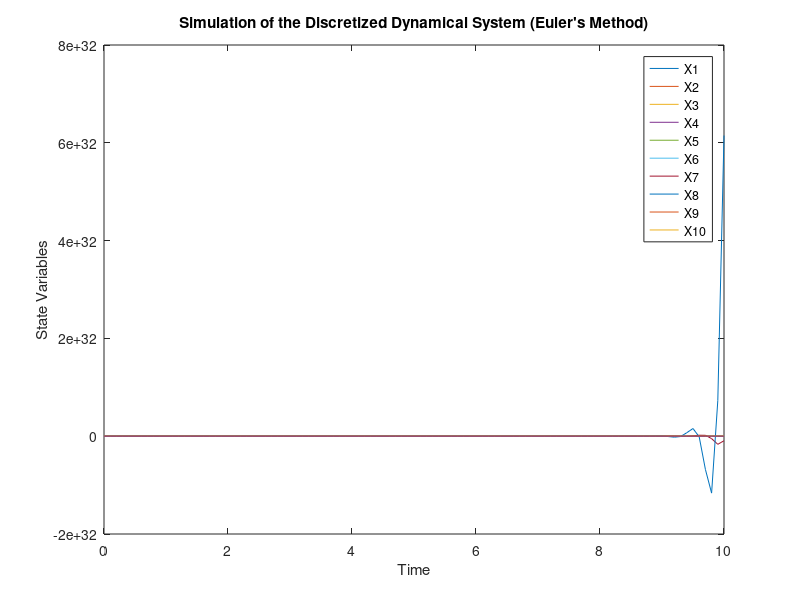
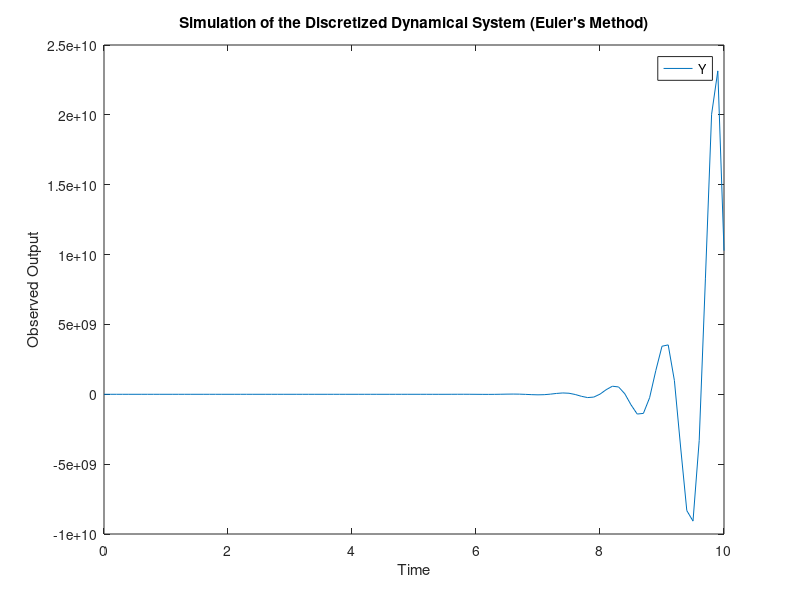

Write MATLAB code to recreate these figures, in order.
clc
clear all
%h_pe=0.2;h_ps=0.2;h_pi=0.2;h_sp=0.2;h_ip=0.2;
h_pe=1;h_ps=1;h_pi=1;h_sp=1;h_ip=1;
%Sélection aléatoire des paramètres tau et alpha and lambda
tau_pe = rand();
tau_ps = rand();
tau_pi = rand();
tau_sp = rand();
tau_ip = rand();  
alpha_pe = rand();
alpha_ps = rand();
alpha_pi = -rand(); % alpha_pi is taken negative
alpha_sp = rand();
alpha_ip = rand();
lambda = 3;
% Discretization parameters
delta_t = 0.1;  %time step
num_steps = 100; %number of steps
N=11; %number of states
% State vector init
X=zeros(N,num_steps+1);
X(:, 1) = [6,2,8,9,1,0,4,4,9,1,0]; 
%Output Vector Init
Y=zeros(1,num_steps+1);
Y(1)=X(1,1)+X(3,1)+X(5,1);
% Set random sequences dB,u,v
dB=randn(1,num_steps+1);  
u=rand(1,num_steps+1);
v=rand(1,num_steps+1);
%Function g
g=@(lambda,x) 1/(1+exp(-lambda*x));
% Discretize the system using Euler's method
for k = 1:num_steps
    X(1,k+1)=X(1,k)+X(2,k)*delta_t;
    X(2,k+1)=X(2,k)+(-(1/tau_pe^2)*X(1,k)-2*h_pe*X(2,k))*delta_t+dB(k);
    X(3,k+1)=X(3,k)+X(4,k)*delta_t;
    X(4,k+1)=X(4,k)+(-(1/tau_ps^2)*X(3,k)-2*h_ps*X(4,k))*delta_t+(alpha_ps/tau_ps^2)*g(lambda,X(7,k))*delta_t;
    X(5,k+1)=X(5,k)+X(6,k)*delta_t;
    X(6,k+1)=X(6,k)+(-(1/tau_pi^2)*X(5,k)-2*h_pi*X(6,k))*delta_t+(alpha_pi/tau_pi^2)*g(lambda,X(9,k))*delta_t;
    X(7,k+1)=X(7,k)+X(8,k)*delta_t;
    X(8,k+1)=X(8,k)+(-(1/tau_sp^2)*X(7,k)-2*h_sp*X(8,k))*delta_t+(alpha_sp/tau_sp^2)*g(lambda,X(1,k)+X(3,k)+X(5,k))*delta_t;
    X(9,k+1)=X(9,k)+X(10,k)*delta_t;
    X(10,k+1)=X(10,k)+(-(1/tau_ip^2)*X(9,k)-2*h_ip*X(10,k))*delta_t+(alpha_ip/tau_ip^2)*g(lambda,X(1,k)+X(3,k)+X(5,k))*delta_t;
    X(11,k+1)=u(k);
    Y(k+1)=X(1,k+1)+X(3,k+1)+X(5,k+1)+v(k+1);
end

% Plot the results
time_vector = 0:delta_t:(num_steps * delta_t);
figure(1);
plot(time_vector, X);
xlabel('Time');
ylabel('State Variables');
legend('X1', 'X2', 'X3', 'X4', 'X5', 'X6', 'X7', 'X8', 'X9', 'X10');
title('Simulation of the Discretized Dynamical System (Euler''s Method)');

figure(2);
plot(time_vector, Y);
xlabel('Time');
ylabel('Observed Output');
legend('Y');
title('Simulation of the Discretized Dynamical System (Euler''s Method)');